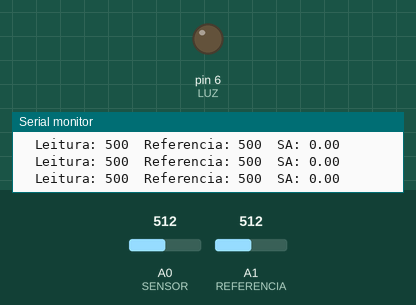
This sketch was run on a simulated Arduino Uno, built with avr-gcc and run on an emulated ATmega328P. Parts: output pins drawn as LEDs (lit = HIGH), the last lines printed to the serial monitor. The test bench sets the inputs (shaded band); at power-on: A1 (REFERENCIA) = 512, A0 (SENSOR) = 512.

Above: at 1.2 s.
1.3 s: A1 (REFERENCIA) set to 533
2.8 s: A1 (REFERENCIA) set to 556
At 3.7 s:
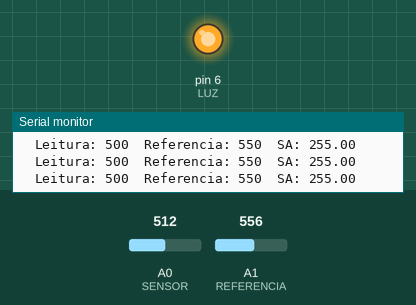
4.3 s: A1 (REFERENCIA) set to 511
At 5.0 s:
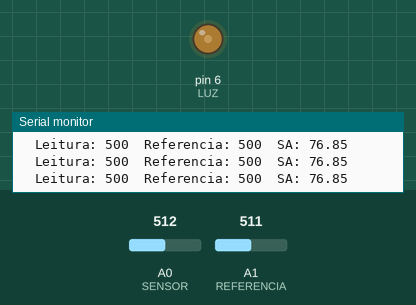
5.8 s: A0 (SENSOR) set to 533
7.3 s: A0 (SENSOR) set to 563
At 7.6 s:
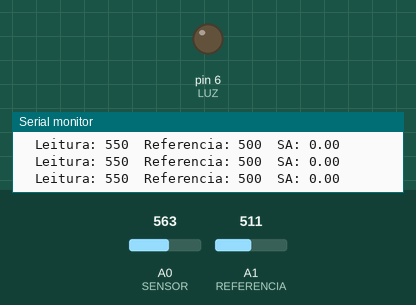
8.8 s: A0 (SENSOR) set to 511
At 10.1 s:
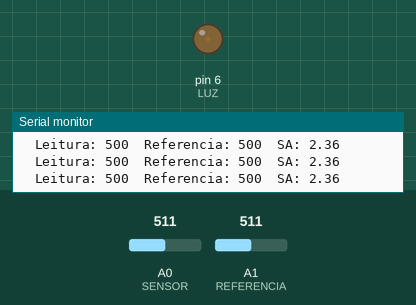
Timing chart, 0 to 11.3 s (numbered marks = the images above; inputs shaded):
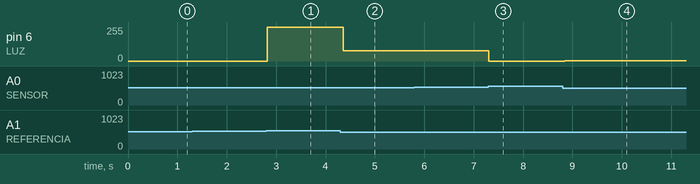

Measured:
- the behaviour switches between 549 and 550 on A1 (REFERENCIA) (found by bisection; images 0 and 1)
- the behaviour switches between 549 and 550 on A0 (SENSOR) (found by bisection; images 2 and 3)
- after the input at 2.8 s, pin 6 (LUZ): 0/255 → 253/255 at once, → 255/255 0.07 s later
- after the input at 4.3 s, pin 6 (LUZ): 255/255 → 76/255 after 0.06 s
- after the input at 7.3 s, pin 6 (LUZ): 76/255 → 0/255 at once
- after the input at 8.8 s, pin 6 (LUZ): 0/255 → 2/255 at once

The sketch:

projeto_garra.ino
```cpp
#define LUZ         6
#define SENSOR      A0
#define REFERENCIA  A1

int referencia;
int valor_atual;
int erro;

float dt;

float kp = 5;
float ki = 1;

float P, I;
float SA;

unsigned long time_ultima_vez;

void setup() {
  Serial.begin(115200);
  pinMode(LUZ, OUTPUT);
}

void loop() {

  referencia = 0;
  valor_atual = 0;
  //Leitura dos sensores com media movel
  for (int i = 0; i < 50; i++) {
    referencia += analogRead(REFERENCIA) / 50.0f;
    valor_atual += analogRead(SENSOR) / 50.0f;
  }

  //Calculo do erro
  erro = referencia - valor_atual;

  //Calculo do dt para a integral
  dt = millis() - time_ultima_vez;
  dt = dt / 1000.0;//Converte para segundos


  //Calculo do PI
  P = erro * kp;
  I = ki * erro * dt + I;
  time_ultima_vez = millis();

  //Calcula o Sinal Atuante
  SA = P + I;
  if (SA > 255) {
    SA = 255;
  }
  if (SA < 0) {
    SA = 0;
  }

  //Joga na saida
  analogWrite(LUZ,SA);

  //Mostra as coisas na serial
  Serial.print("\tLeitura: ");
  Serial.print(valor_atual);

  Serial.print("\tReferencia: ");
  Serial.print(referencia);

  Serial.print("\tSA: ");
  Serial.print(SA);

  Serial.println();
  delay(50);
}
```
